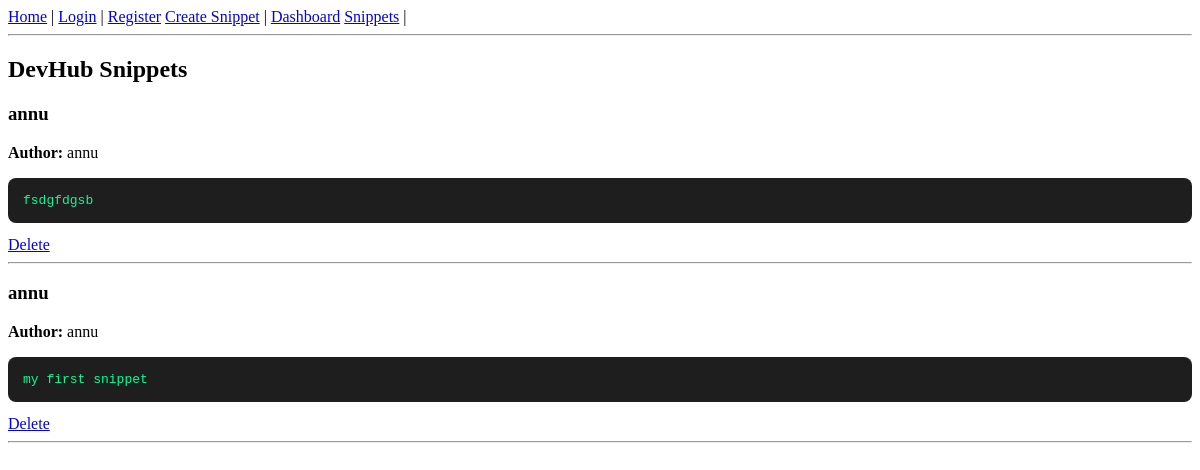
Page /snippets on the earlier database version.
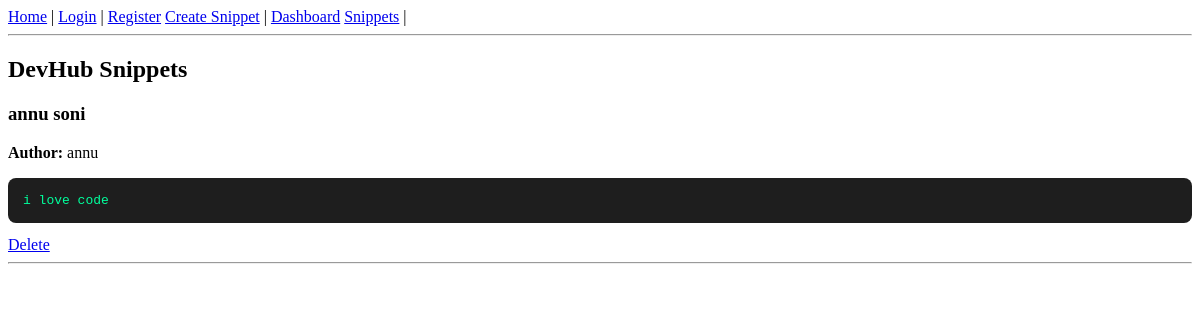
Same page on the later database version.
### tables this page shows
CREATE TABLE snippets(
id INTEGER PRIMARY KEY AUTOINCREMENT,
title TEXT,
code TEXT,
author TEXT
);

### app.py (the view)
@app.route("/snippets")
def view_snippets():
    conn = sqlite3.connect("database/db.sqlite3")
    cursor = conn.cursor()
    cursor.execute("SELECT * FROM snippets")
    snippets = cursor.fetchall()
    conn.close()
    return render_template("view_snippet.html", snippets=snippets)

### templates/view_snippet.html
{% extends "base.html" %}
{% block content %}
<h2>DevHub Snippets</h2>
{% for snippet in snippets %}
<h3>{{snippet[1]}}</h3>
<p><b>Author:</b> {{snippet[3]}}</p>
<pre style="background:#1e1e1e;color:#00ff9c;padding:15px;border-radius:8px;">
{{snippet[2]}}
</pre>
<a href="/delete/{{snippet[0]}}">Delete</a>
<hr>
{% endfor %}
{% endblock %}

### templates/base.html (shortened to what this page needs)
<!DOCTYPE html>
<html>
<head>
    <link rel="stylesheet" href="{{ url_for('static', filename='css/style.css') }}">
</head>
<body>
<nav>
    <a href="/">Home</a> |
    <a href="/login">Login</a> |
    <a href="/register">Register</a>
    <a href="/create">Create Snippet</a> |
    <a href="/dashboard">Dashboard</a>
    <a href="/snippets">Snippets</a> |
</nav>
<hr>
{% block content %}
{% endblock %}
</body>
</html>

Differences in the rows shown:
removed snippets: title "annu", author "annu", code "fsdgfdgsb"
removed snippets: title "annu", author "annu", code "my first snippet"
added snippets: title "annu soni", author "annu", code "i love code"
